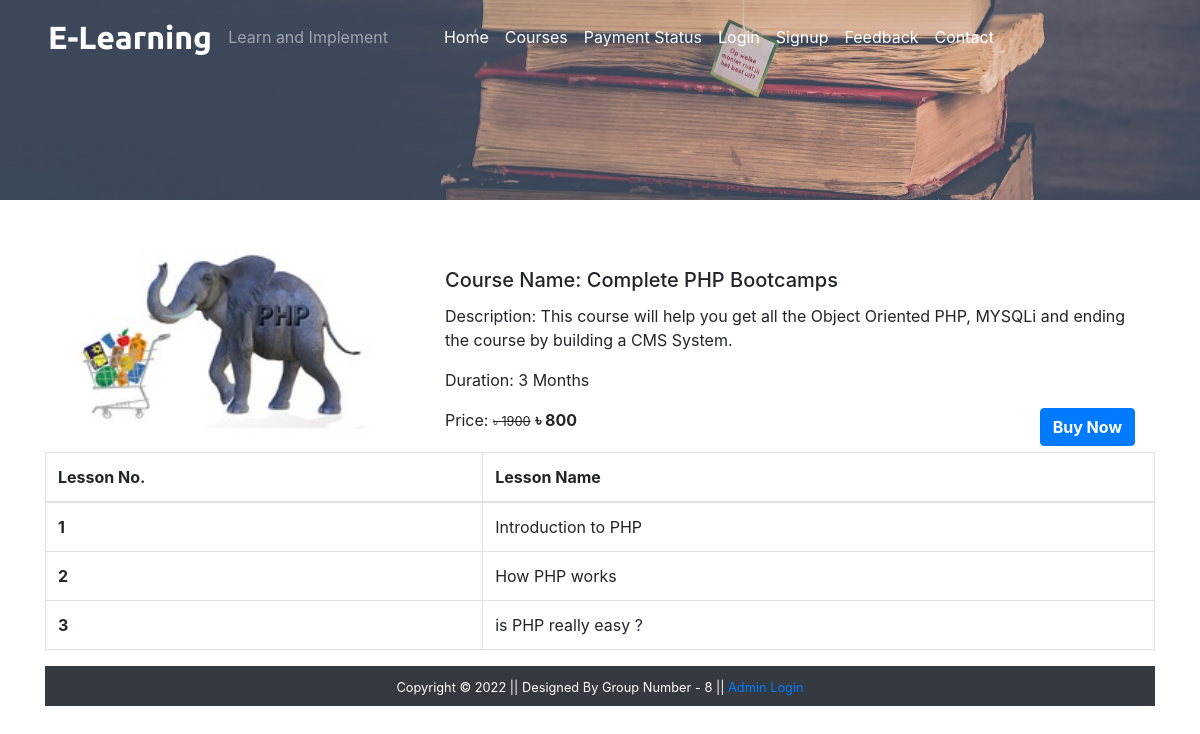
/coursedetails.php?course_id=9, run on the app's committed database.
### tables this page shows
CREATE TABLE `course` (
  `course_id` int(11) NOT NULL,
  `course_name` text NOT NULL,
  `course_desc` text NOT NULL,
  `course_author` varchar(255) NOT NULL,
  `course_img` text NOT NULL,
  `course_duration` text NOT NULL,
  `course_price` int(11) NOT NULL,
  `course_original_price` int(11) NOT NULL,
  `category` varchar(255) DEFAULT NULL
);

CREATE TABLE `lesson` (
  `lesson_id` int(11) NOT NULL,
  `lesson_name` text NOT NULL,
  `lesson_desc` text NOT NULL,
  `lesson_link` text NOT NULL,
  `course_id` int(11) NOT NULL,
  `course_name` text NOT NULL
);

### coursedetails.php (the view, shortened to what this page needs)
<?php
  include('./mainInclude/header.php');
?>
    <div class="container-fluid bg-dark">
      <div class="row">
        <img src="./image/coursebanner.jpg" alt="courses" style="height:200px; width:100%; object-fit:cover; box-shadow:10px;"/>
      </div>
    </div>
    <div class="container mt-5">
      <?php
          if(isset($_GET['course_id'])){
           $course_id = $_GET['course_id'];
           $sql = "SELECT * FROM course WHERE course_id = '$course_id'";
          $result = $conn->query($sql);
          if($result->num_rows > 0){
            while($row = $result->fetch_assoc()){
              echo '
                <div class="row">
                <div class="col-md-4">
                  <img src="'.str_replace('..', '.', $row['course_img']).'" class="card-img-top" alt="Guitar" />
                </div>
                <div class="col-md-8">
                  <div class="card-body">
                    <h5 class="card-title">Course Name: '.$row['course_name'].'</h5>
                    <p class="card-text"> Description: '.$row['course_desc'].'</p>
                    <p class="card-text"> Duration: '.$row['course_duration'].'</p>
                    <form action="checkout.php" method="post">
                      <p class="card-text d-inline">Price: <small><del>&#2547 '.$row['course_original_price'].'</del></small> <span class="font-weight-bolder">&#2547 '.$row['course_price'].'<span></p>
                      <input type="hidden" name="id" value='. $row["course_price"] .'>
                      <button type="submit" class="btn btn-primary text-white font-weight-bolder float-right" name="buy">Buy Now</button>
                    </form>
                  </div>
                </div>
              ';
            }
          }
         }
        ?>
      </div>
      <div class="container">
          <div class="row">
          <?php $sql = "SELECT * FROM lesson";
                $result = $conn->query($sql);
                if($result->num_rows > 0){
          echo '
           <table class="table table-bordered table-hover">
             <thead>
               <tr>
                 <th scope="col">Lesson No.</th>
                 <th scope="col">Lesson Name</th>
               </tr>
             </thead>
             <tbody>';
             $num = 0;
             while($row = $result->fetch_assoc()){
              if($row['course_id'] == $course_id) {
               $num++;
              echo ' <tr>
               <th scope="row">'.$num.'</th>
               <td>'. $row["lesson_name"].'</td></tr>';
              }
             }
             echo '</tbody>
           </table>';
            } ?>
       </div>
      </div>
     <?php
  include('./mainInclude/footer.php');
?>

### data on the page
course: course_img (picture), course_name "Complete PHP Bootcamps", course_desc "This course will help you get all the Object Oriented PHP, MYSQLi and ending the course by building a CMS System.", course_duration "3 Months", course_original_price "1900", course_price "800"
lesson: lesson_name "Introduction to PHP"
lesson: lesson_name "How PHP works"
lesson: lesson_name "is PHP really easy ?"
